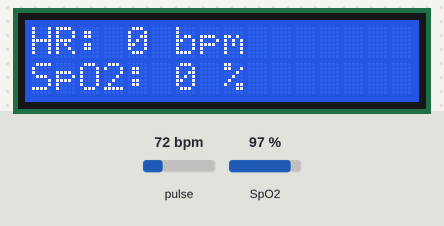
A sketch run on a simulated Arduino Uno, built with avr-gcc and run on an emulated ATmega328P. Shown: 16×2 character LCD. The inputs (shaded band) are chosen by the test bench; at power-on: pulse 72 bpm, SpO2 97 %. What the sketch prints to the serial monitor is not drawn.

Above: at 3.3 s.
3.4 s: pulse set to 42 bpm
At 6.1 s:
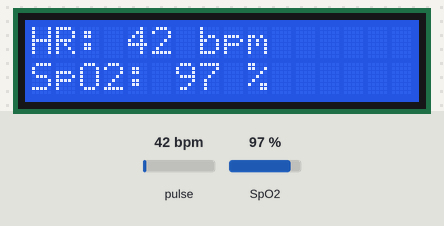
6.4 s: SpO2 set to 80 %
At 8.4 s:
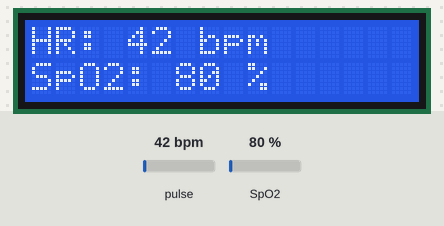
8.7 s: pulse set to 100 bpm
At 10.4 s:
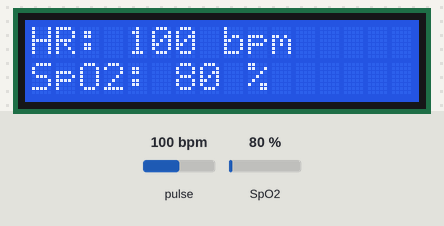
10.7 s: SpO2 set to 85 %
At 12.7 s:
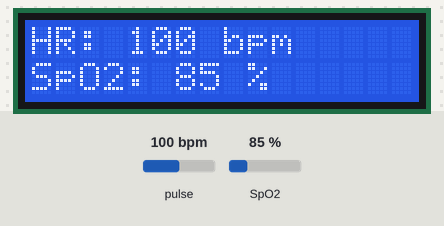
Timing chart, 0 to 13.8 s (numbered marks = the images above; inputs shaded):
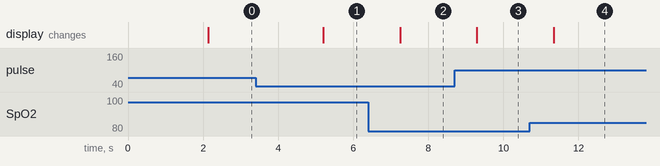

The sketch:

main.ino
```cpp
#include <Wire.h>
#include "MAX30100_PulseOximeter.h"
#include <LiquidCrystal_I2C.h>

#define REPORTING_PERIOD_MS 1000

LiquidCrystal_I2C lcd(0x27, 16, 2);
PulseOximeter pox;

uint32_t lastReportTime = 0;
int heartRate = 0;
int spo2 = 0;

// Custom heart symbol for LCD
byte heartSymbol[8] = {
  B00000,
  B01010,
  B11111,
  B11111,
  B01110,
  B00100,
  B00000,
  B00000
};

void onBeatDetected() {
  Serial.println("Beat detected");
}

void setup() {
  Serial.begin(9600);

  lcd.init();
  lcd.backlight();
  lcd.createChar(0, heartSymbol);

  lcd.setCursor(0, 0);
  lcd.print("Health Monitor");
  lcd.setCursor(0, 1);
  lcd.print("Initializing");
  delay(2000);
  lcd.clear();

  if (!pox.begin()) {
    lcd.print("Sensor Failed");
    while (1);
  }

  pox.setIRLedCurrent(MAX30100_LED_CURR_7_6MA);
  pox.setOnBeatDetectedCallback(onBeatDetected);

  lcd.clear();
  lcd.print("Place Finger");
}

void loop() {
  pox.update();

  if (millis() - lastReportTime >= REPORTING_PERIOD_MS) {
    heartRate = pox.getHeartRate();
    spo2 = pox.getSpO2();

    lcd.clear();
    lcd.setCursor(0, 0);
    lcd.print("HR: ");
    lcd.print(heartRate);
    lcd.print(" bpm");

    lcd.setCursor(0, 1);
    lcd.print("SpO2: ");
    lcd.print(spo2);
    lcd.print(" %");

    Serial.print("HR: ");
    Serial.print(heartRate);
    Serial.print(" bpm | SpO2: ");
    Serial.print(spo2);
    Serial.println(" %");

    lastReportTime = millis();
  }
}
```

Measured:
- after the input at 3.4 s, the display: changes after 1.8 s (image 1)
- after the input at 6.4 s, the display: changes after 0.85 s (image 2)
- after the input at 8.7 s, the display: changes after 0.59 s (image 3)
- after the input at 10.7 s, the display: changes after 0.64 s (image 4)
